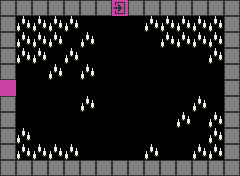

Below is a game level as drawn by its tile map, then a one-line description and the .tmx file that defines it, in full:
An orthogonal 15x11 tile map with 16x16 px tiles, 1 tile layer (main).

<map version="1.0" tiledversion="1.1.6" orientation="orthogonal" renderorder="right-down" width="15" height="11" tilewidth="16" tileheight="16" infinite="0" nextobjectid="1">
 <properties>
  <property name="type" value="VerticalTurn" />
 </properties>
 <tileset firstgid="1" source="editor.tsx" />
 <layer name="main" width="15" height="11">
  <data encoding="csv">
1,1,1,1,1,1,1,9,1,1,1,1,1,1,1,
1,49,49,49,49,0,0,0,0,49,49,49,49,49,1,
1,49,49,49,0,49,0,0,0,0,49,49,49,49,1,
1,49,49,0,49,0,0,0,0,0,0,0,0,49,1,
1,0,0,49,0,49,0,0,0,0,0,0,0,0,1,
10,0,0,0,0,0,0,0,0,0,0,0,0,0,1,
1,0,0,0,0,49,0,0,0,0,0,0,49,0,1,
1,0,0,0,0,0,0,0,0,0,0,49,0,49,1,
1,49,0,0,0,0,0,0,0,0,0,0,0,49,1,
1,49,49,49,49,0,0,0,0,49,0,0,49,49,1,
1,1,1,1,1,1,1,1,1,1,1,1,1,1,1
</data>
 </layer>
</map>
